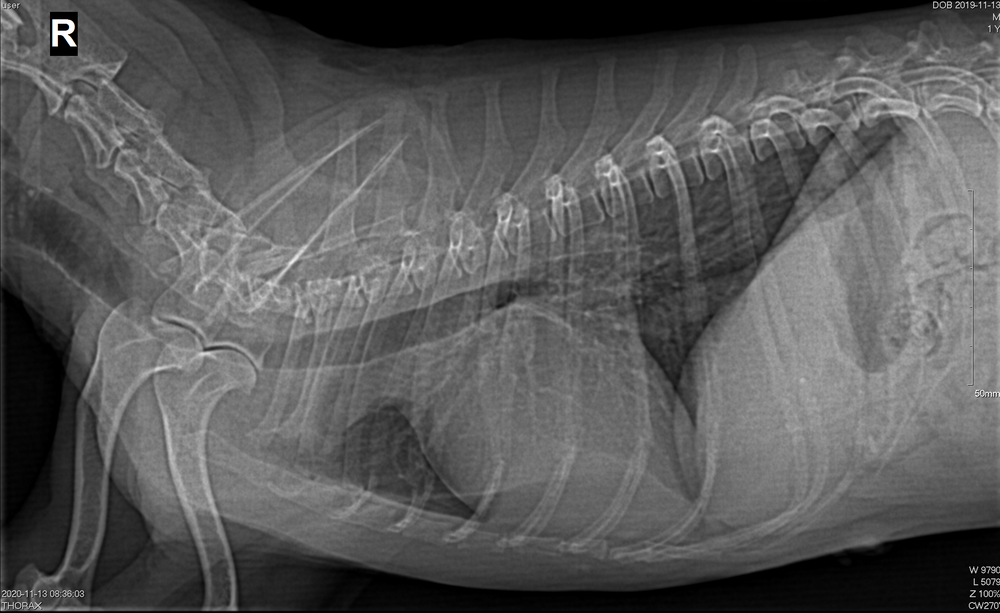
#> input picture app/examples/1.png, 1000 x 613 px, shrunk from 2020 x 1239 before the run
$ python -i features.py   (imports and definitions only)   (older library calls are emulated)
#> lines starting #> are read from the running program, lines starting #| are printed output that depends on the picture
#> further down, picture is the input picture: shape (613, 1000, 3); mean B, G, R 88.2, 88.2, 88.2
# utils/features.py
import numpy as np
import cv2
from skimage.measure import shannon_entropy

def extract_features_from_image(img: np.ndarray) -> dict:
    """
    img: 2D grayscale array (uint8 or convertible)
    returns: dict of simple, robust QC features
    """
    if img.ndim == 3:
        img = cv2.cvtColor(img, cv2.COLOR_BGR2GRAY)
    # normalize to 0..255 uint8
    img = cv2.normalize(img, None, 0, 255, cv2.NORM_MINMAX).astype(np.uint8)

    # sharpness
    lap_var = float(cv2.Laplacian(img, cv2.CV_64F).var())
#> lap_var = 250.9

    # histogram-based exposure metrics
    hist = cv2.calcHist([img], [0], None, [256], [0, 256]).ravel()
#> hist = 256 values, max 26459 at index 0, min 0 at index 242, mean 2394.5
    hist /= (hist.sum() + 1e-8)
#> hist = 256 values, max 0.0432 at index 0, min 0 at index 242, mean 0.00391
    px = np.arange(256, dtype=np.float32)
    mean = float((hist * px).sum())
#> mean = 88.2
    std = float(np.sqrt((hist * (px - mean) ** 2).sum()))
#> std = 42.65
    pct_dark = float(hist[:8].sum())        # near black
#> pct_dark = 0.0791
    pct_bright = float(hist[-8:].sum())     # near white
#> pct_bright = 0.000486

    # texture/noise proxy
    entropy = float(shannon_entropy(img))
#> entropy = 7.15

    # edge density
    edges = cv2.Canny(img, 50, 150)
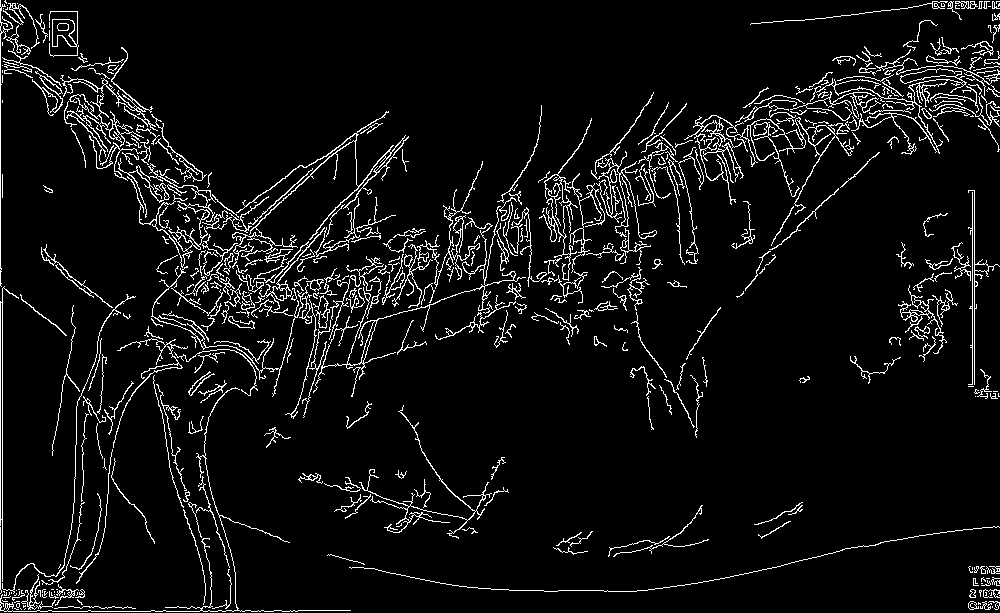
#> edges: shape (613, 1000); 6.2% white in thin lines or dots
    edge_density = float(edges.mean())
#> edge_density = 15.74

    # crude left-right symmetry (rotation cue)
    h, w = img.shape[:2]
#> h = 613; w = 1000
    left = img[:, :w // 2].astype(np.float32)
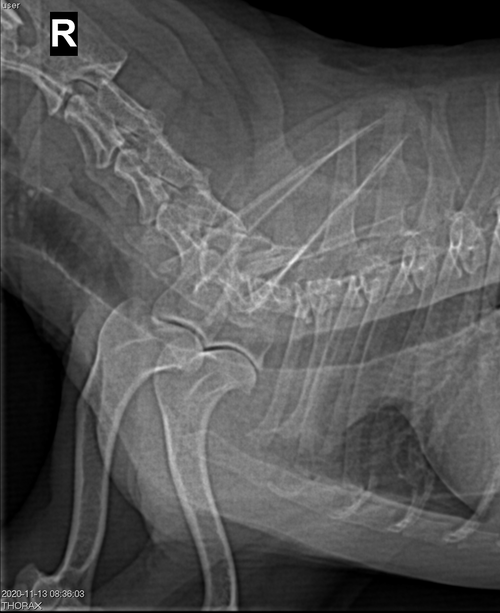
#> left: shape (613, 500) float32; min 0, max 255, mean 84.6
    right = np.fliplr(img[:, w - w // 2:].astype(np.float32))
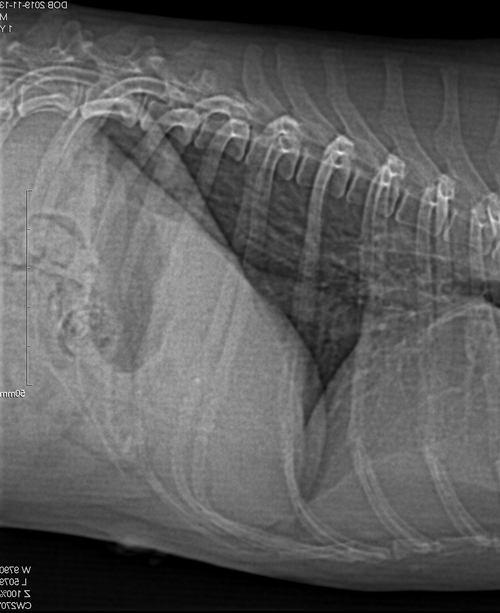
#> right: shape (613, 500) float32; min 0, max 246, mean 91.8
    symmetry = 1.0 - float(np.mean(np.abs(left - right)) / 255.0)
#> symmetry = 0.868

    return {
        "laplacian_var": lap_var,
        "hist_mean": mean,
        "hist_std": std,
        "pct_pixels_near_0": pct_dark,
        "pct_pixels_near_255": pct_bright,
        "entropy": entropy,
        "edge_density": edge_density,
        "symmetry_score": symmetry,
    }

>>> import cv2
>>> picture = cv2.imread('../../app/examples/1.png')
>>> result = extract_features_from_image(picture)
#> result = {'laplacian_var': 250.9, 'hist_mean': 88.2, 'hist_std': 42.65, 'pct_pixels_near_0': 0.0791, 'pct_pixels_near_255': 0.000486, 'entropy': 7.15, 'edge_density': 15.74, 'symmetry_score': 0.868}

$ run again, on app/examples/2.png
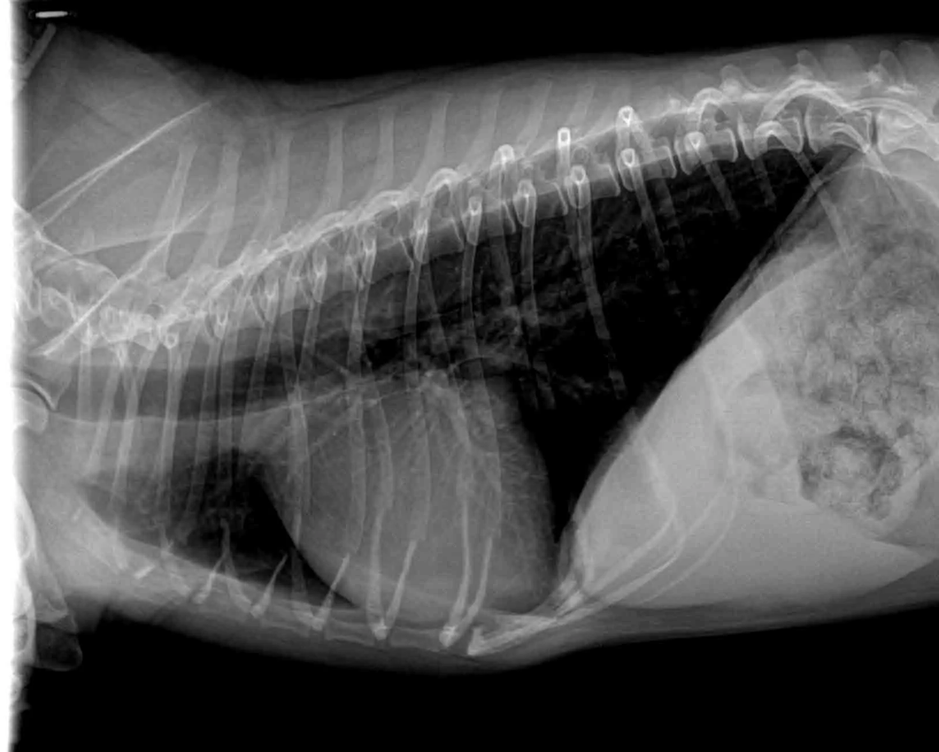
#> input picture app/examples/2.png, 939 x 752 px, shrunk from 1634 x 1308 before the run
#> picture is the input picture: shape (752, 939, 3); mean B, G, R 82.1, 82.1, 82.1
#> lap_var = 24.27
#> in extract_features_from_image, `hist = cv2.calcHist([img], [0], None, [256], [0, 256]).ravel()`: hist = 256 values, max 165897 at index 0, min 60 at index 244, mean 2758.3
#> in extract_features_from_image, `hist /= (hist.sum() + 1e-8)`: hist = 256 values, max 0.235 at index 0, min 8.5e-05 at index 244, mean 0.00391
#> mean = 82.09
#> std = 65.45
#> pct_dark = 0.262
#> pct_bright = 0.0132
#> entropy = 6.56
#> in extract_features_from_image, `edges = cv2.Canny(img, 50, 150)`:
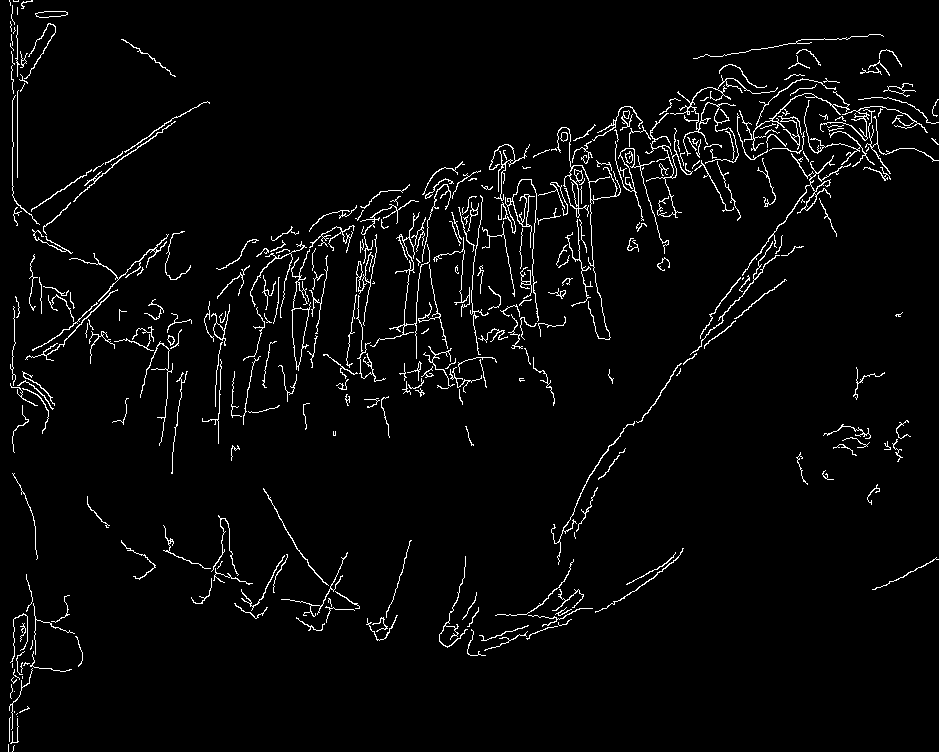
#> edges: shape (752, 939); 3.3% white in thin lines or dots
#> edge_density = 8.54
#> in extract_features_from_image, `right = np.fliplr(img[:, w - w // 2:].astype(np.float32))`:
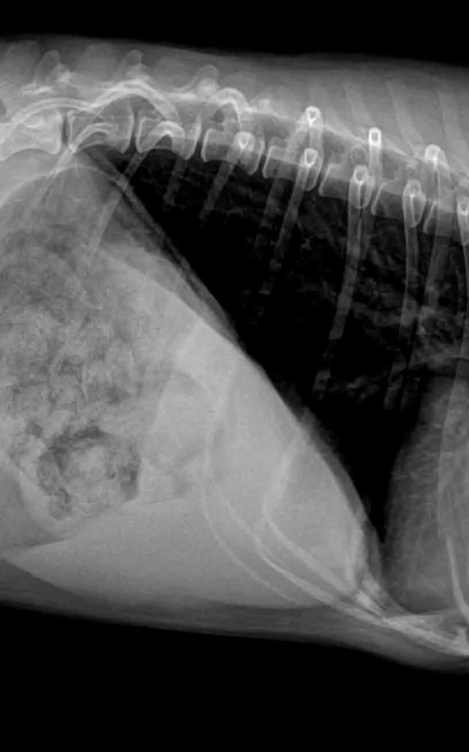
#> right: shape (752, 469) float32; min 0, max 255, mean 76
#> symmetry = 0.8
#> result = {'laplacian_var': 24.27, 'hist_mean': 82.09, 'hist_std': 65.45, 'pct_pixels_near_0': 0.262, 'pct_pixels_near_255': 0.0132, 'entropy': 6.56, 'edge_density': 8.54, 'symmetry_score': 0.8}

$ run again, on app/examples/3.png
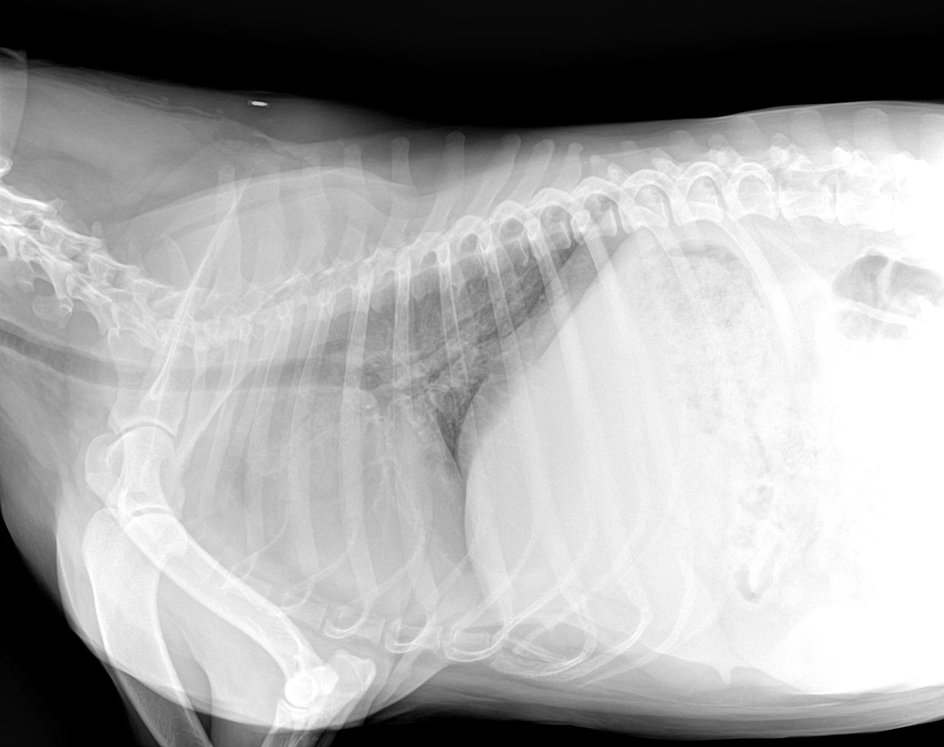
#> input picture app/examples/3.png, 944 x 747 px, shrunk from 2500 x 1979 before the run
#> picture is the input picture: shape (747, 944, 3); mean B, G, R 164, 163.9, 164
#> lap_var = 42.1
#> in extract_features_from_image, `hist = cv2.calcHist([img], [0], None, [256], [0, 256]).ravel()`: hist = 256 values, max 71076 at index 0, min 190 at index 28, mean 2754.6
#> in extract_features_from_image, `hist /= (hist.sum() + 1e-8)`: hist = 256 values, max 0.101 at index 0, min 0.000269 at index 28, mean 0.00391
#> mean = 163.9
#> std = 87.09
#> pct_dark = 0.153
#> pct_bright = 0.108
#> entropy = 6.94
#> in extract_features_from_image, `edges = cv2.Canny(img, 50, 150)`:
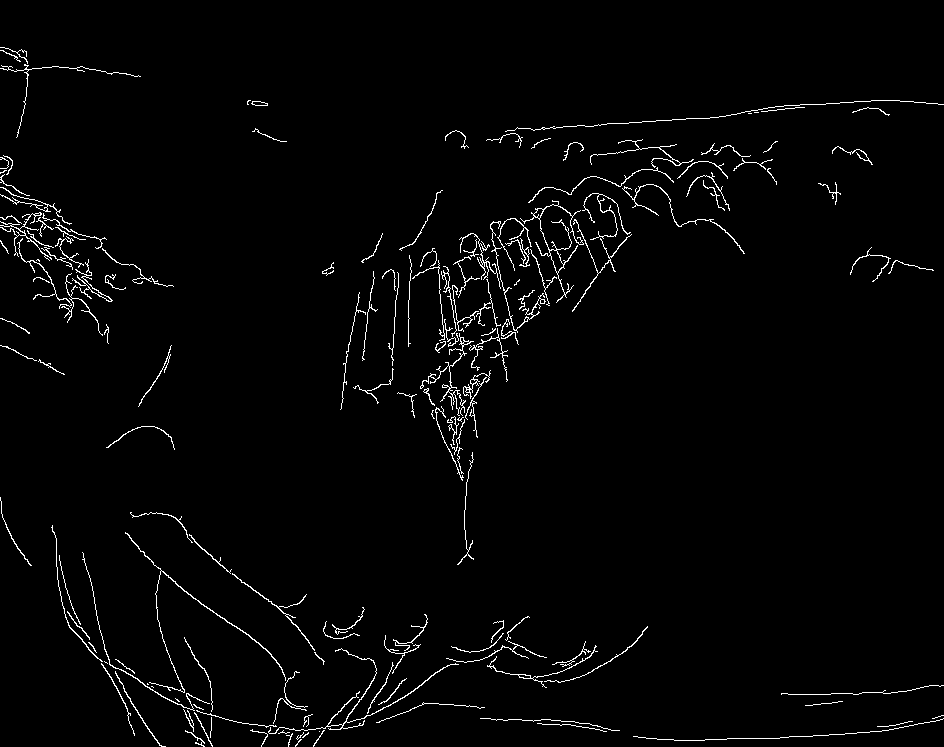
#> edges: shape (747, 944); 2.1% white in thin lines or dots
#> edge_density = 5.4
#> in extract_features_from_image, `right = np.fliplr(img[:, w - w // 2:].astype(np.float32))`:
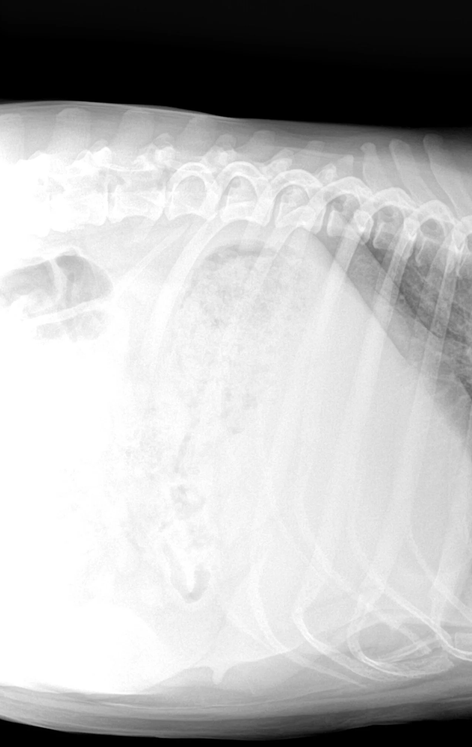
#> right: shape (747, 472) float32; min 0, max 255, mean 181
#> symmetry = 0.819
#> result = {'laplacian_var': 42.1, 'hist_mean': 163.9, 'hist_std': 87.09, 'pct_pixels_near_0': 0.153, 'pct_pixels_near_255': 0.108, 'entropy': 6.94, 'edge_density': 5.4, 'symmetry_score': 0.819}
